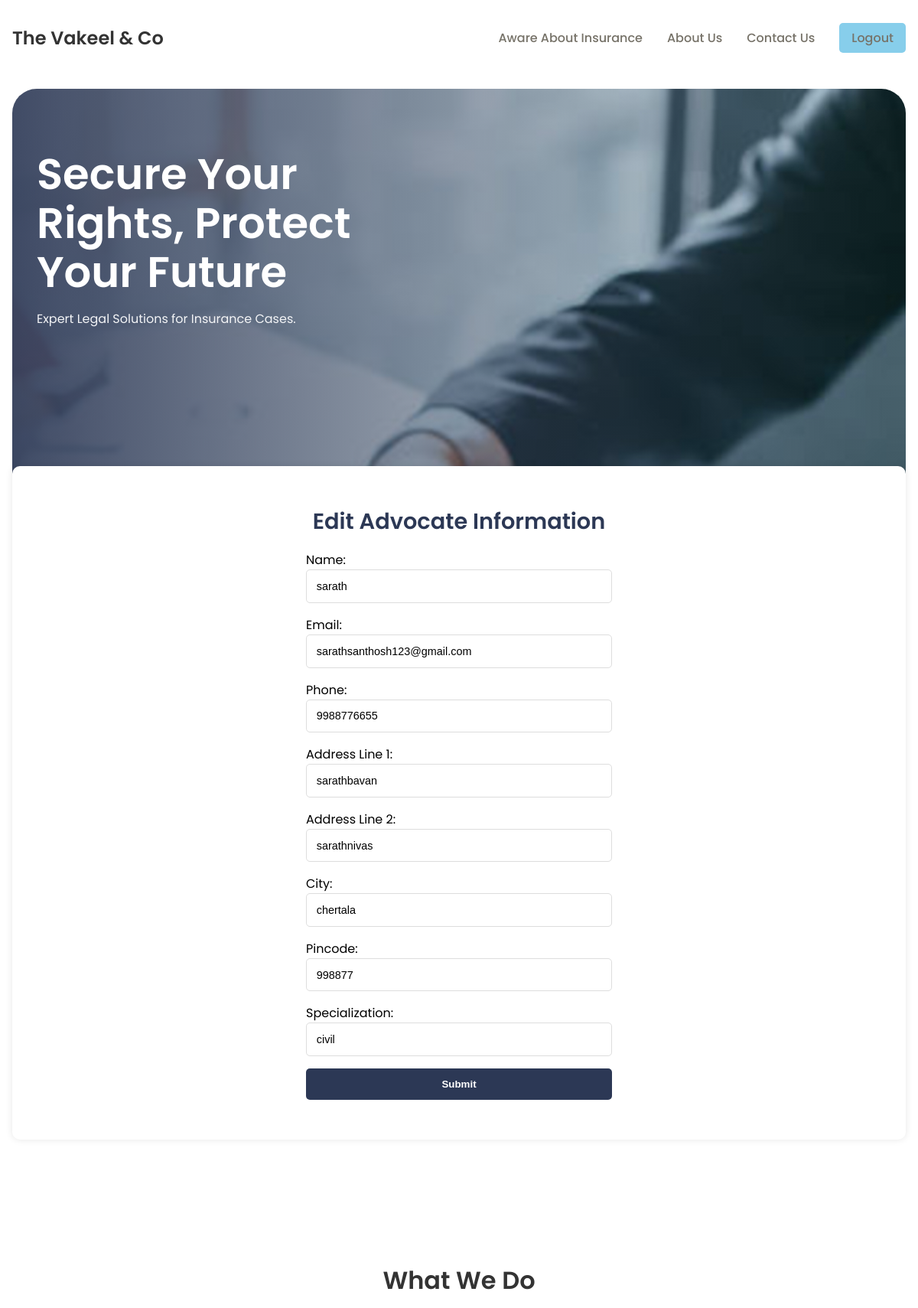
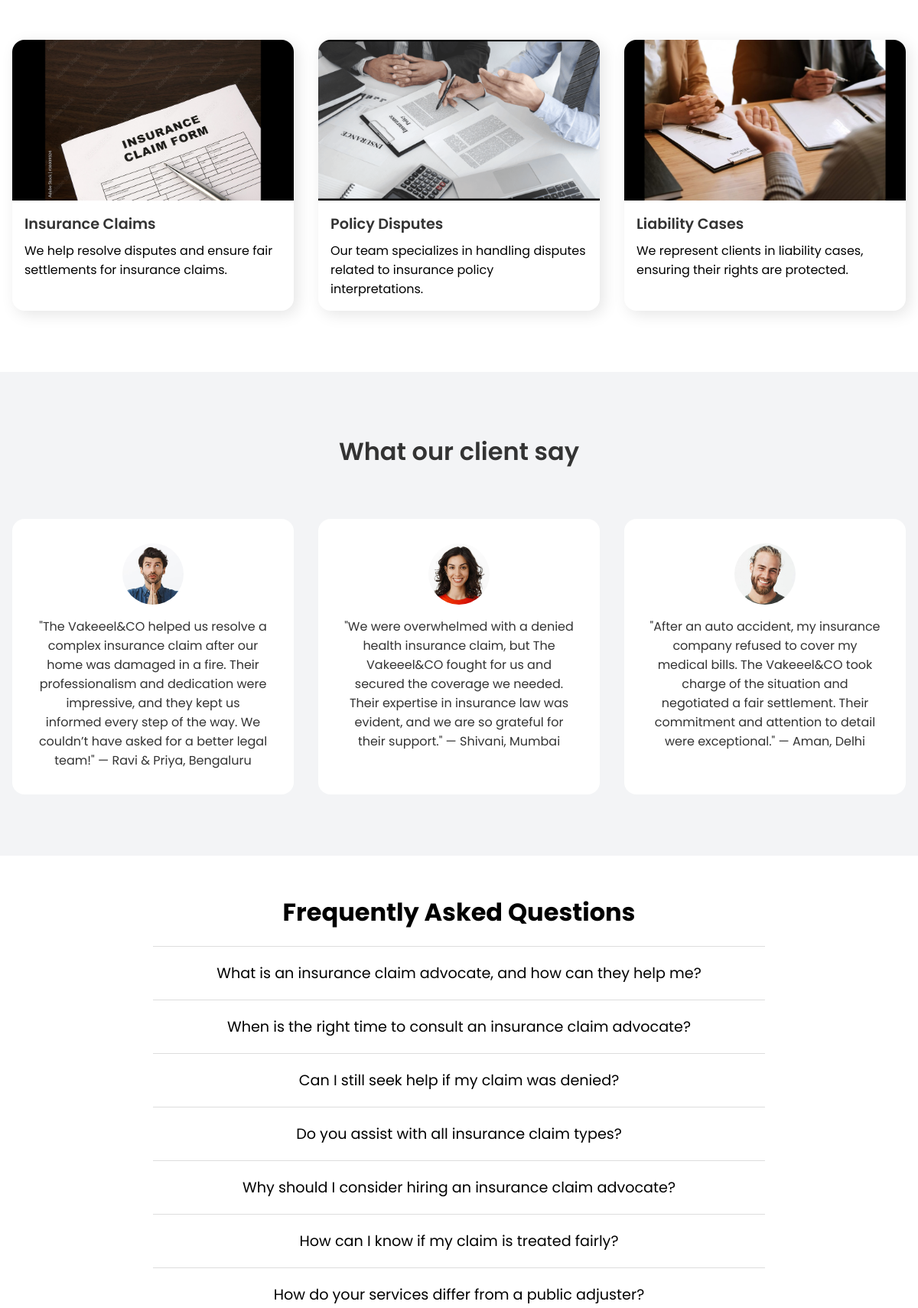
The app's page /edit_adv (signed in, upper part) with its own data (2 pictures, top to bottom).
### tables this page shows
CREATE TABLE advocate (
        adv_id INTEGER PRIMARY KEY AUTOINCREMENT,
        first_name TEXT NOT NULL,
        middle_name TEXT,
        last_name TEXT NOT NULL,
        email TEXT NOT NULL UNIQUE,
        account_type TEXT NOT NULL,
        password TEXT NOT NULL,
        phone INTEGER,
        address_line TEXT ,
        address_line2 TEXT,
        city TEXT ,
        pincode INTEGER ,
        specialization TEXT 
    );

### app.py (the view, shortened to what this page needs)
@app.route('/edit_adv', methods=['GET', 'POST'])
def edit_adv():
    if 'user_email' not in session or session.get('user_type') != 'advocate':
        flash('Please log in to access this page.')
        return redirect(url_for('login'))
    user_email = session['user_email']
    conn = get_db_connection()
    advocate = conn.execute('SELECT * FROM advocate WHERE email = ?', (user_email,)).fetchone()
    conn.close()
    return render_template('edit_adv.html', advocate=advocate)

### app.py (called while the page is built)
def get_db_connection():
    conn = sqlite3.connect('database.db')
    conn.row_factory = sqlite3.Row
    return conn

### templates/edit_adv.html (shortened to what this page needs)
<!DOCTYPE html>
<html lang="en">
  <head>
    <link
      href="https://cdn.jsdelivr.net/npm/remixicon@3.4.0/fonts/remixicon.css"
      rel="stylesheet"
    />
  </head>
  <body>
    <nav>
      <div class="nav__logo"><span>The Vakeel & Co</span>
      </div>
      <ul class="nav__links">
        <li class="link"><a href="{{ url_for('insure') }}">Aware About Insurance</a></li>
        <li class="link"><a href="#">About Us</a></li>
        <li class="link"><a href="#">Contact Us</a></li>
        <li class="link"><a href="{{ url_for('login') }}" class="btn-login">Logout</a></li>
      </ul>
    </nav>
    <header class="section__container header__container">
      <div class="header__image__container">
        <div class="header__content">
          <h1>Secure Your Rights, Protect Your Future</h1>
          <p>Expert Legal Solutions for Insurance Cases.</p>
        </div>
        <div class="small__container">
            <form class="client__form" action="{{ url_for('edit_adv') }}" method="POST">
                <h3>Edit Advocate Information</h3>
                <label for="name">Name:</label>
                <input type="text" id="name" name="name" placeholder="Enter your full name" value="{{ advocate.first_name if advocate else '' }}" required>
                <label for="email">Email:</label>
                <input type="email" id="email" name="email" placeholder="Enter your email" value="{{ advocate.email if advocate else '' }}" required>
                <label for="phone">Phone:</label>
                <input type="tel" id="phone" name="phone" placeholder="Enter your phone number" value="{{ advocate.phone if advocate else '' }}" required>
                <label for="address1">Address Line 1:</label>
                <input type="text" id="address1" name="address1" placeholder="Enter your primary address" value="{{ advocate.address_line if advocate else '' }}" required>
                <label for="address2">Address Line 2:</label>
                <input type="text" id="address2" name="address2" placeholder="Enter your secondary address (optional)" value="{{ advocate.address_line2 if advocate else '' }}">
                <label for="city">City:</label>
                <input type="text" id="city" name="city" placeholder="Enter your city" value="{{ advocate.city if advocate else '' }}" required>
                <label for="pincode">Pincode:</label>
                <input type="number" id="pincode" name="pincode" placeholder="Enter your pincode" value="{{ advocate.pincode if advocate else '' }}" required>
                <label for="specialization">Specialization:</label>
                <input type="text" id="specialization" name="specialization" placeholder="Enter your specialization (e.g., Criminal Law)" value="{{ advocate.specialization if advocate else '' }}" required>
                <button type="submit">Submit</button>
            </form>
        </div>
    </header>
    <section class="section__container services__container">
        <h2 class="section__header">What We Do</h2>
        <div class="services__grid">
          <div class="services__card">
            <img src="{{ url_for('static', filename='images/insurance-claims.jpg') }}" alt="Example Image">
            <div class="services__content">
              <div class="services__card__header">
                <h4>Insurance Claims</h4>
              </div>
              <p>We help resolve disputes and ensure fair settlements for insurance claims.</p>
            </div>
          </div>
          <div class="services__card">
            <img src="{{ url_for('static', filename='images/policy-disputes.png') }}" alt="Example Image">
            <div class="services__content">
              <div class="services__card__header">
                <h4>Policy Disputes</h4>
              </div>
              <p>Our team specializes in handling disputes related to insurance policy interpretations.</p>
            </div>
          </div>
          <div class="services__card">
            <img src="{{ url_for('static', filename='images/liability-cases.jpg') }}" alt="Example Image">
            <div class="services__content">
              <div class="services__card__header">
                <h4>Liability Cases</h4>
              </div>
              <p>We represent clients in liability cases, ensuring their rights are protected.</p>
            </div>
          </div>
        </div>
      </section>
    <section class="client">
      <div class="section__container client__container">
        <h2 class="section__header">What our client say</h2>
        <div class="client__grid">
          <div class="client__card">
            <img src="{{ url_for('static', filename='images/client-1.jpg') }}" alt="Example Image">
            <p>
                "The Vakeeel&CO helped us resolve a complex insurance claim after our home was damaged in a fire. Their professionalism and dedication were impressive, and they kept us informed every step of the way. We couldn’t have asked for a better legal team!" — Ravi & Priya, Bengaluru
            </p>
          </div>
          <div class="client__card">
            <img src="{{ url_for('static', filename='images/client-2.jpg') }}" alt="Example Image">
            <p>
                "We were overwhelmed with a denied health insurance claim, but The Vakeeel&CO fought for us and secured the coverage we needed. Their expertise in insurance law was evident, and we are so grateful for their support." — Shivani, Mumbai
            </p>
          </div>
          <div class="client__card">
            <img src="{{ url_for('static', filename='images/client-3.jpg') }}" alt="Example Image">
            <p>
                "After an auto accident, my insurance company refused to cover my medical bills. The Vakeeel&CO took charge of the situation and negotiated a fair settlement. Their commitment and attention to detail were exceptional." — Aman, Delhi
            </p>
          </div>
        </div>
      </div>
    </section>
    <section class="faq-section">
      <h2>Frequently Asked Questions</h2>
      <div class="faq-container">
          <div class="faq">
              <h3 class="faq-question">What is an insurance claim advocate, and how can they help me?</h3>
          </div>
          <div class="faq">
              <h3 class="faq-question">When is the right time to consult an insurance claim advocate?</h3>
          </div>
          <div class="faq">
              <h3 class="faq-question">Can I still seek help if my claim was denied?</h3>
          </div>
          <div class="faq">
              <h3 class="faq-question">Do you assist with all insurance claim types?</h3>
          </div>
          <div class="faq">
              <h3 class="faq-question">Why should I consider hiring an insurance claim advocate?</h3>
          </div>
          <div class="faq">
              <h3 class="faq-question">How can I know if my claim is treated fairly?</h3>
          </div>
          <div class="faq">
              <h3 class="faq-question">How do your services differ from a public adjuster?</h3>
          </div>
      </div>
  </section>
  </body>
</html>

### templates/edit_adv.html (style rules this page uses)
:root { --primary-color: #2c3855; --primary-color-dark: #435681; --text-dark: #333333; --text-light: #767268; --extra-light: #f3f4f6; --white: #ffffff; --max-width: 1200px; --green:#011400; }
* { margin: 0; padding: 0; box-sizing: border-box; }
.section__container { max-width: var(--max-width); margin: auto; padding: 5rem 1rem; }
.section__header { font-size: 2rem; font-weight: 600; color: var(--text-dark); text-align: center; }
a { text-decoration: none; }
img { width: 100%; display: flex; }
body { font-family: "Poppins", sans-serif; }
nav { max-width: var(--max-width); margin: auto; padding: 2rem 1rem; display: flex; align-items: center; justify-content: space-between; }
.nav__logo { font-size: 1.5rem; font-weight: 600; color: var(--text-dark); }
.nav__links { list-style: none; display: flex; align-items: center; gap: 2rem; }
.link a { font-weight: 500; color: var(--text-light); transition: 0.3s; }
.header__container { padding: 1rem 1rem 5rem 1rem; }
.header__image__container { position: relative; min-height: 500px; background-image: linear-gradient( to right, #2c3855e6, rgba(100, 187, 168, 0.1) ), url("/static/images/header.jpg"); background-position: center center; background-size: cover; background-repeat: no-repeat; border-radius: 2rem; }
.header__content { max-width: 600px; padding: 5rem 2rem; }
.header__content h1 { margin-bottom: 1rem; font-size: 3.5rem; line-height: 4rem; font-weight: 600; color: var(--white); }
.header__content p { color: var(--extra-light); }
.small__container { display: flex; flex-direction: column; align-items: center; justify-content: center; height: 110vh; padding: 1.2rem; background-color: white; box-shadow: 0 0 10px rgba(0, 0, 0, 0.1); margin-top: 100px; border-radius: 10px; }
.client__form { display: flex; flex-direction: column; width: 80%; max-width: 400px; }
.client__form h3 { margin-bottom: 1rem; font-size: 1.8rem; font-weight: 600; color: var(--primary-color); text-align: center; }
.client__form input, .client__form select { width: 100%; padding: 0.8rem; margin-bottom: 1rem; border: 1px solid #ddd; border-radius: 5px; font-size: 0.9rem; }
.client__form button { width: 100%; padding: 0.8rem; background-color: var(--primary-color); color: var(--white); border: none; border-radius: 5px; font-weight: 600; cursor: pointer; transition: 0.3s; }
.client { background-color: var(--extra-light); }
.client__grid { margin-top: 4rem; display: grid; grid-template-columns: repeat(3, 1fr); gap: 2rem; }
.client__card { padding: 2rem; background-color: var(--white); border-radius: 1rem; box-shadow: 5px 5px 20px rgba(255, 255, 0, 0); }
.client__card img { max-width: 80px; margin: auto; margin-bottom: 1rem; border-radius: 100%; }
.client__card p { text-align: center; color: var(--text-dark); }
.services__container { max-width: var(--max-width); margin: auto; padding: 5rem 1rem; }
.services__grid { margin-top: 4rem; display: grid; grid-template-columns: repeat(3, 1fr); gap: 2rem; }
.services__card { overflow: hidden; border-radius: 1rem; box-shadow: 5px 5px 20px rgba(0, 0, 0, 0.1); }
.services__content { padding: 1rem; }
.services__card__header { display: flex; align-items: center; justify-content: space-between; gap: 1rem; margin-bottom: 0.5rem; }
.services__card__header h4 { font-size: 1.2rem; font-weight: 600; color: var(--text-dark); }
.faq-section { margin: 50px auto; max-width: 800px; text-align: center; }
.faq-section h2 { font-size: 2em; margin-bottom: 20px; }
.faq-container { border-top: 1px solid #ddd; margin-top: 20px; }
.faq { border-bottom: 1px solid #ddd; padding: 10px 0; }
.faq-question { font-size: 1.2em; cursor: pointer; position: relative; padding: 10px; margin: 0; font-weight: 400; }
.btn-login { padding: 0.5rem 1rem; background-color: skyblue; color: var(--white); border-radius: 5px; font-weight: 600; transition: 0.3s; }

### records on screen
advocate: name "sarath", email "sarathsanthosh123@gmail.com", phone "9988776655", address1 "sarathbavan", address2 "sarathnivas", city "chertala", pincode "998877", specialization "civil"
